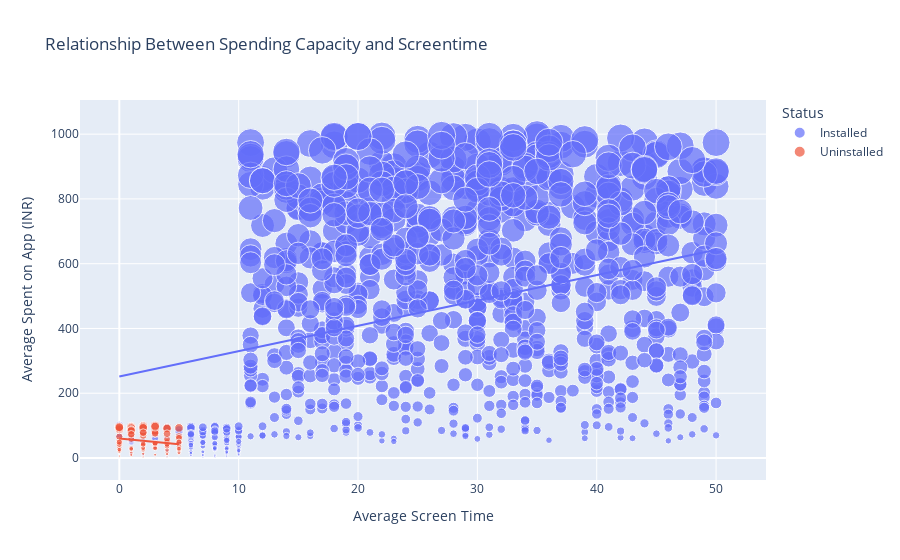

Notebook code cell kept with this figure:
### Markdown cell above
#### Q.4: Now check the relationship between the spending capacity and screen time of the active users and the users who have uninstalled the app. Also explain your observation.

### Code cell
import plotly.express as px
figure = px.scatter(data_frame = data, 
                    x="Average Screen Time",
                    y="Average Spent on App (INR)", 
                    size="Average Spent on App (INR)", 
                    color= "Status",
                    title = "Relationship Between Spending Capacity and Screentime",
                    trendline="ols")
figure.show()

### Figure 1 — Plotly figure (JSON) as saved in the notebook; plotly's stock layout.template omitted (floating-point values rounded to 4 significant figures; data arrays with more than 128 entries replaced by an {"elided": "..."} marker saying what was removed)
{"data": [{"hovertemplate": "Status=Installed<br>Average Screen Time=%{x}<br>Average Spent on App (INR)=%{marker.size}<extra></extra>", "legendgroup": "Installed", "marker": {"color": "#636efa", "size": {"elided": "916 int values"}, "sizemode": "area", "sizeref": 2.495, "symbol": "circle"}, "mode": "markers", "name": "Installed", "orientation": "v", "showlegend": true, "type": "scatter", "x": {"elided": "916 int values"}, "xaxis": "x", "y": {"elided": "916 int values"}, "yaxis": "y"}, {"hovertemplate": "<b>OLS trendline</b><br>Average Spent on App (INR) = 7.82515 * Average Screen Time + 251.62<br>R<sup>2</sup>=0.113975<br><br>Status=Installed<br>Average Screen Time=%{x}<br>Average Spent on App (INR)=%{y} <b>(trend)</b><extra></extra>", "legendgroup": "Installed", "marker": {"color": "#636efa", "symbol": "circle"}, "mode": "lines", "name": "Installed", "showlegend": false, "type": "scatter", "x": {"elided": "916 int values"}, "xaxis": "x", "y": {"elided": "916 float values"}, "yaxis": "y"}, {"hovertemplate": "Status=Uninstalled<br>Average Screen Time=%{x}<br>Average Spent on App (INR)=%{marker.size}<extra></extra>", "legendgroup": "Uninstalled", "marker": {"color": "#EF553B", "size": [54, 97, 93, 34, 67, 26, 48, 94, 8, 75, 23, 44, 42, 95, 83, 46, 100, 37, 51, 92, 69, 93, 16, 10, 17, 77, 91, 32, 95, 39, 31, 93, 42, 47, 28, 25, 50, 97, 58, 15, 75, 66, 17, 21, 81, 25, 62, 25, 99, 59, 36, 26, 96, 84, 49, 42, 88, 75, 13, 45, 36, 1, 10, 92, 87, 6, 4, 93, 5, 0, 12, 84, 97, 30, 49, 29, 78, 42, 3, 95, 31, 73, 43], "sizemode": "area", "sizeref": 2.495, "symbol": "circle"}, "mode": "markers", "name": "Uninstalled", "orientation": "v", "showlegend": true, "type": "scatter", "x": [0, 1, 4, 3, 5, 5, 0, 1, 1, 3, 0, 3, 2, 1, 3, 3, 3, 4, 4, 1, 2, 0, 1, 3, 4, 3, 4, 0, 0, 2, 1, 5, 0, 5, 1, 4, 4, 0, 4, 5, 4, 0, 5, 0, 2, 2, 5, 5, 2, 1, 5, 0, 2, 1, 5, 0, 0, 1, 2, 3, 4, 3, 1, 0, 1, 0, 4, 2, 2, 3, 4, 1, 3, 3, 0, 5, 2, 4, 2, 0, 2, 1, 2], "xaxis": "x", "y": [54, 97, 93, 34, 67, 26, 48, 94, 8, 75, 23, 44, 42, 95, 83, 46, 100, 37, 51, 92, 69, 93, 16, 10, 17, 77, 91, 32, 95, 39, 31, 93, 42, 47, 28, 25, 50, 97, 58, 15, 75, 66, 17, 21, 81, 25, 62, 25, 99, 59, 36, 26, 96, 84, 49, 42, 88, 75, 13, 45, 36, 1, 10, 92, 87, 6, 4, 93, 5, 0, 12, 84, 97, 30, 49, 29, 78, 42, 3, 95, 31, 73, 43], "yaxis": "y"}, {"hovertemplate": "<b>OLS trendline</b><br>Average Spent on App (INR) = -3.51397 * Average Screen Time + 60.0258<br>R<sup>2</sup>=0.037117<br><br>Status=Uninstalled<br>Average Screen Time=%{x}<br>Average Spent on App (INR)=%{y} <b>(trend)</b><extra></extra>", "legendgroup": "Uninstalled", "marker": {"color": "#EF553B", "symbol": "circle"}, "mode": "lines", "name": "Uninstalled", "showlegend": false, "type": "scatter", "x": [0, 0, 0, 0, 0, 0, 0, 0, 0, 0, 0, 0, 0, 0, 0, 0, 0, 1, 1, 1, 1, 1, 1, 1, 1, 1, 1, 1, 1, 1, 1, 1, 2, 2, 2, 2, 2, 2, 2, 2, 2, 2, 2, 2, 2, 2, 3, 3, 3, 3, 3, 3, 3, 3, 3, 3, 3, 3, 3, 4, 4, 4, 4, 4, 4, 4, 4, 4, 4, 4, 4, 4, 5, 5, 5, 5, 5, 5, 5, 5, 5, 5, 5], "xaxis": "x", "y": [60.03, 60.03, 60.03, 60.03, 60.03, 60.03, 60.03, 60.03, 60.03, 60.03, 60.03, 60.03, 60.03, 60.03, 60.03, 60.03, 60.03, 56.51, 56.51, 56.51, 56.51, 56.51, 56.51, 56.51, 56.51, 56.51, 56.51, 56.51, 56.51, 56.51, 56.51, 56.51, 53.0, 53.0, 53.0, 53.0, 53.0, 53.0, 53.0, 53.0, 53.0, 53.0, 53.0, 53.0, 53.0, 53.0, 49.48, 49.48, 49.48, 49.48, 49.48, 49.48, 49.48, 49.48, 49.48, 49.48, 49.48, 49.48, 49.48, 45.97, 45.97, 45.97, 45.97, 45.97, 45.97, 45.97, 45.97, 45.97, 45.97, 45.97, 45.97, 45.97, 42.46, 42.46, 42.46, 42.46, 42.46, 42.46, 42.46, 42.46, 42.46, 42.46, 42.46], "yaxis": "y"}], "layout": {"autosize": true, "legend": {"itemsizing": "constant", "title": {"text": "Status"}, "tracegroupgap": 0}, "title": {"text": "Relationship Between Spending Capacity and Screentime"}, "xaxis": {"anchor": "y", "autorange": true, "domain": [0, 1], "range": [-3.176, 53.86], "title": {"text": "Average Screen Time"}, "type": "linear"}, "yaxis": {"anchor": "x", "autorange": true, "domain": [0, 1], "range": [-83.64, 1171.0], "title": {"text": "Average Spent on App (INR)"}, "type": "linear"}}}
